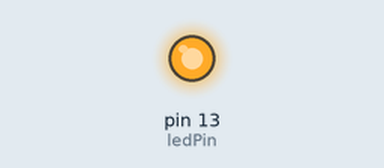
Recording of a sketch running on a simulated Arduino Uno, built with avr-gcc and run on an emulated ATmega328P. Shown: output pins drawn as LEDs (lit = HIGH).

Above: at 0.3 s.
At 6.2 s:
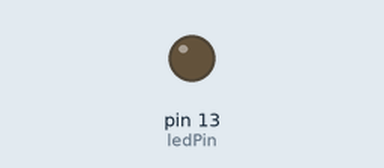
Timing chart, 0 to 9.9 s (numbered marks = the images above):
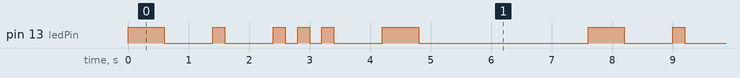

Measured:
- by itself, pin 13 (ledPin): repeats every 7.6 s: 2 × (LOW 0.80 s, HIGH 0.20 s), 2 × (LOW 0.20 s, HIGH 0.20 s), LOW 0.80 s, HIGH 0.60 s, LOW 2.8 s, HIGH 0.60 s
- by itself, everything shown: repeats every 7.6 s, in 12 steps

The sketch:

Blink_word_printer.ino
```cpp
// Pin, do którego podłączona jest dioda LED
const int ledPin = 13;

// Definicja alfabetu Morse'a
String morseCode[] = {
  ".-", // A
  "-...", // B
  "-.-.", // C
  "-..", // D
  ".", // E
  "..-.", // F
  "--.", // G
  "....", // H
  "..", // I
  ".---", // J
  "-.-", // K
  ".-..", // L
  "--", // M
  "-.", // N
  "---", // O
  ".--.", // P
  "--.-", // Q
  ".-.", // R
  "...", // S
  "-", // T
  "..-", // U
  "...-", // V
  ".--", // W
  "-..-", // X
  "-.--", // Y
  "--.." // Z
};

void setup() {
  // Ustawienie pinu diody LED jako wyjście
  pinMode(ledPin, OUTPUT);
}

void loop() {
  String word = "test";

  for (int i = 0; i < word.length(); i++) {
    char letter = word[i];

    // Zmienna przechowująca indeks litery w alfabecie
    int index = letter - 'a'; // Zmiana na indeks alfabetu (np. 'a' -> 0, 'b' -> 1, ...)

    // Sprawdzenie, czy litera jest w zasięgu alfabetu
    if (index >= 0 && index < 26) {
      String morse = morseCode[index];

      // Przejście przez wszystkie znaki w kodzie Morse'a
      for (int j = 0; j < morse.length(); j++) {
        if (morse[j] == '.') {
          digitalWrite(ledPin, HIGH);  // Krótkie mignięcie (kropka)
          delay(200);                  // Długość mignięcia
        } else if (morse[j] == '-') {
          digitalWrite(ledPin, HIGH);  // Długie mignięcie (kreseczka)
          delay(600);                  // Długość mignięcia
        }

        digitalWrite(ledPin, LOW);    // Wyłączenie diody
        delay(200);                   // Przerwa pomiędzy znakami
      }

      delay(600);  // Przerwa pomiędzy literami
    }
  }

  delay(2000);  // Przerwa pomiędzy kolejnymi słowami
}
```
